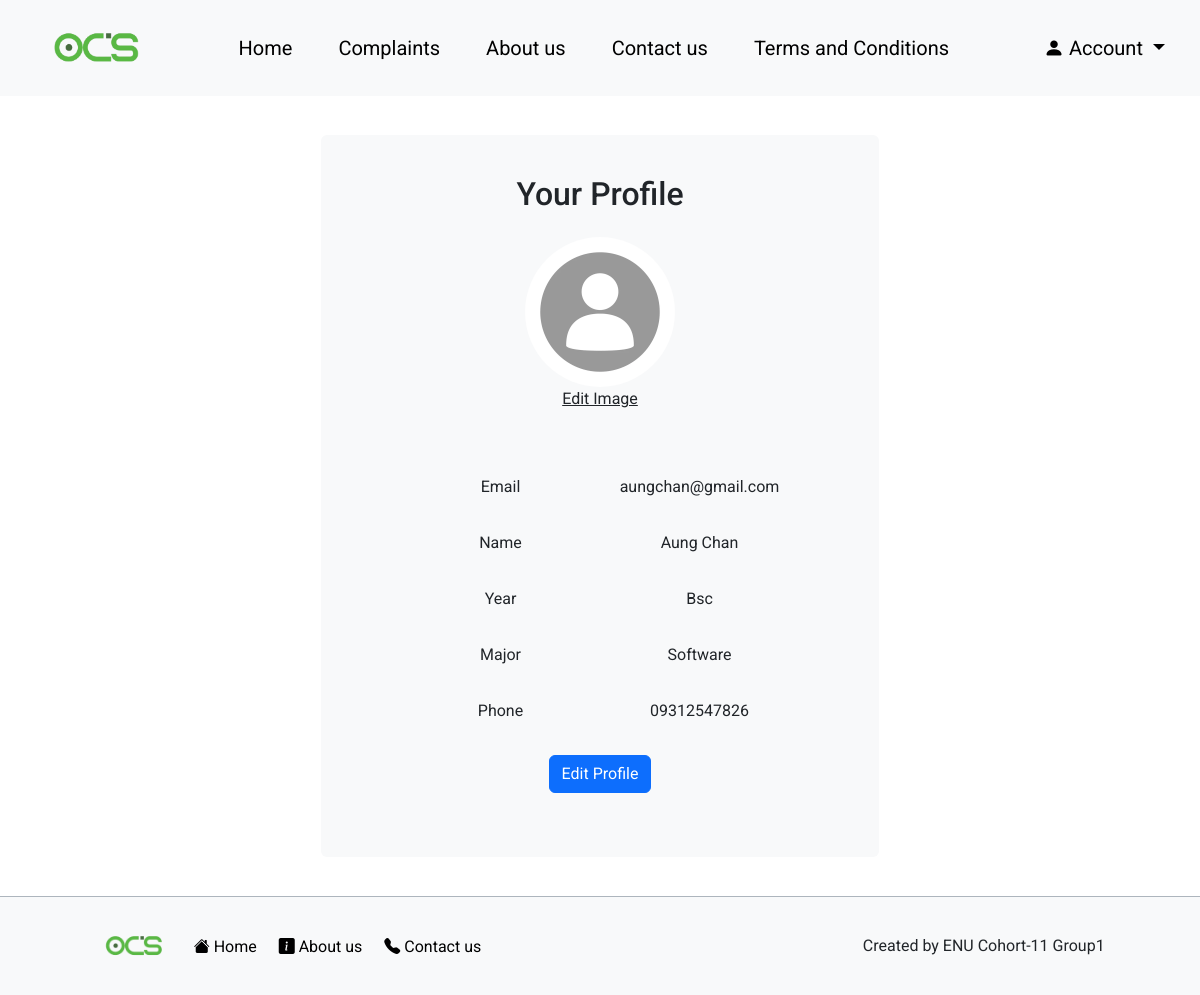
The app's page /profile (signed in) with its own data.
### website/models.py (models this page shows)
class Student(db.Model):
    id = db.Column(db.Integer, primary_key=True)
    student_name = db.Column(db.String(255), nullable=False)
    student_email = db.Column(db.String(255), nullable=False)
    student_password = db.Column(db.String(255), nullable=False)
    student_image = db.Column(db.String(255), nullable=False)
    student_year = db.Column(db.String(255), nullable=False)
    student_major = db.Column(db.String(255), nullable=False)
    student_phone = db.Column(db.String(255), nullable=False)
    complaints = db.relationship('Complaints')

### app.py (the view)
@app.route('/profile', methods=['GET', 'POST'])
def clientProfile():
    if 'student_id' not in session:
        return redirect(url_for('SignIn'))
    else:
        return clientprofile()

### website/clientfeatures.py (called while the page is built, shortened)
def clientprofile():
    user_id = session.get('student_id')
    student = Student.query.get(user_id)
    if student:
        return render_template('clientprofile.html', user=student)
    session.pop('student_id', None)
    return render_template('homepage.html')

### website/templates/clientprofile.html (shortened to what this page needs)
{% extends "clientlayout.html" %} {% block title %}Profile{% endblock%} {% block content %}
<div class="d-flex justify-content-center align-items-center min-vh-100">
  <div
    class="p-3 bg-body-tertiary rounded"
    style="background-color: white; width: 50%"
  >
    <div class="container text-center">
      <h2 class="m-4">Your Profile</h2>
        <div>
          <img
            src="{{ url_for('static', filename='images/'+ user.student_image) }}"
            alt="Welcome Image"
            class="img-fluid rounded-circle"
            style="width: 150px; height: 150px"
          />
          <form enctype="multipart/form-data" method="POST" style="margin-top:0;padding-top:0;padding-bottom:0">
            <label for="profileImage" style="text-decoration: underline">
              Edit Image
            </label>
          </form>
        </div>
        <div class="m-5">
          <div class="row p-3">
            <div class="col-md-6">Email</div>
            <div class="col-md-6" style="overflow-wrap:break-word;">{{ user.student_email }}</div>
          </div>
          <div class="row p-3">
            <div class=" col-md-6">Name</div>
            <div class=" col-md-6">{{ user.student_name}}</div>
          </div>
          <div class="row p-3">
            <div class="col-md-6">Year</div>
            <div class="col-md-6">{{ user.student_year }}</div>
          </div>
          <div class="row p-3">
            <div class="col-md-6">Major</div>
            <div class="col-md-6">{{ user.student_major }}</div>
          </div>
          <div class="row p-3">
            <div class="col-md-6">Phone</div>
            <div class="col-md-6">{{ user.student_phone }}</div>
          </div>
          <div class="mt-3">
            <button class="btn btn-primary" data-bs-toggle="modal" data-bs-target="#editprofileModal">
              Edit Profile
            </button>
          </div>
        </div>
      </div>
      </div>
    </div>
</div>
{% endblock %}

### website/static/css/clientcss.css (style rules this page uses)
body { margin: 0; padding: 0; background-color: white; font-family: "Roboto", sans-serif; }
html { scroll-behavior: smooth; }
.container { border-radius: 5px; width: 100%; }
.img-fluid { max-width: 100%; height: auto; }
form { padding: 2.3rem 2.2rem; z-index: 10; overflow: hidden; position: relative; }

### records on screen
Student: student_image (placeholder picture), student_email "aungchan@gmail.com", student_name "Aung Chan", student_year "Bsc", student_major "Software", student_phone "09312547826"
